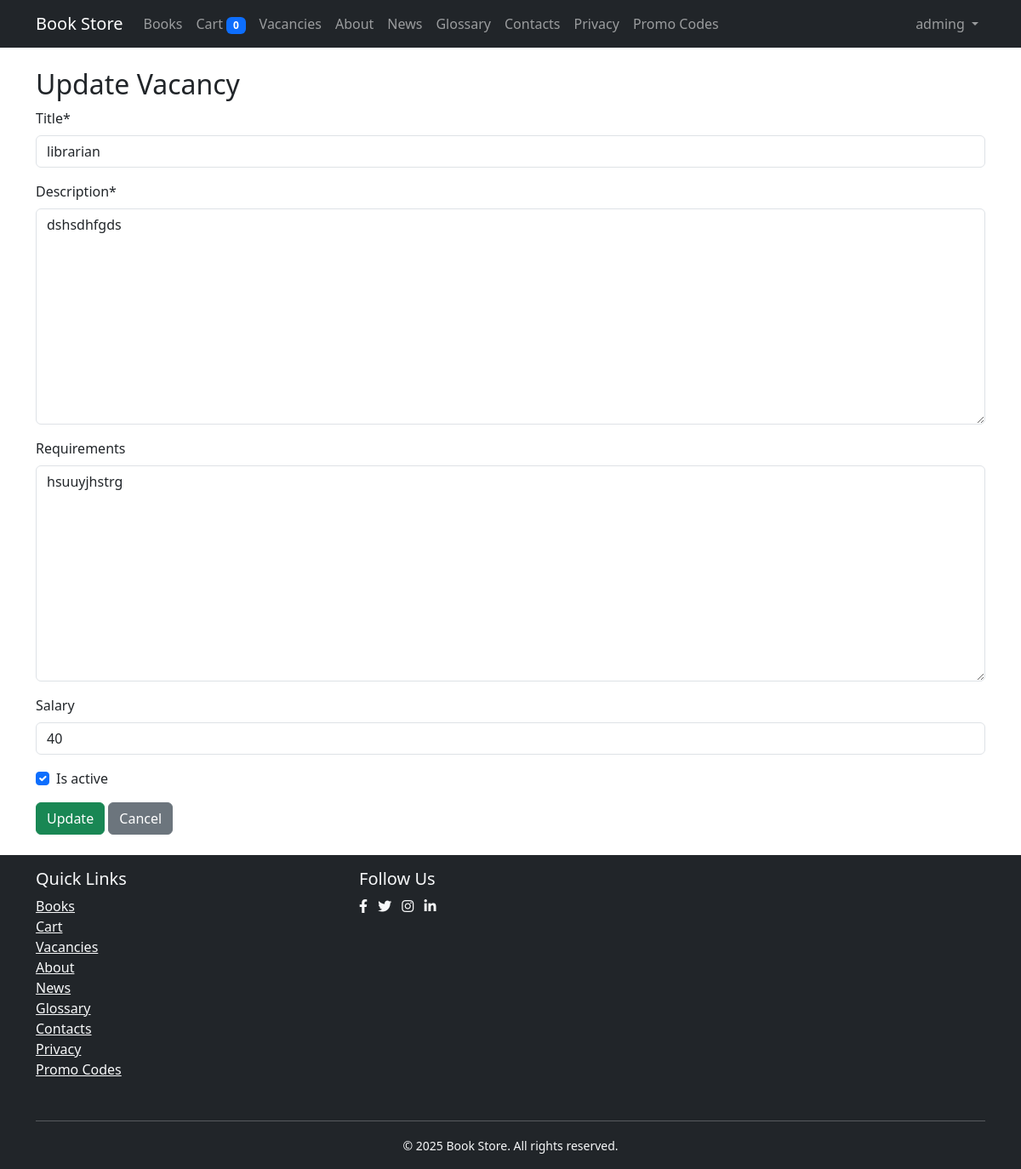
Screenshot of /vacancies/2/edit/ (signed in) with the database file from the repository.
### users/models.py (models this page shows, shortened)
class User(AbstractUser):
    phone_number = models.CharField(max_length=15, blank=True)
    address = models.TextField(blank=True)
    timezone = models.CharField(max_length=50, choices=TIMEZONE_CHOICES, default='UTC')

### books/models.py (models this page shows, shortened)
class Vacancy(models.Model):
    title = models.CharField(max_length=200)
    description = models.TextField()
    requirements = models.TextField(blank=True)
    salary = models.CharField(max_length=100, blank=True)
    is_active = models.BooleanField(default=True)
    created_at = models.DateTimeField(auto_now_add=True)
    updated_at = models.DateTimeField(auto_now=True)

### books/views.py (the view)
# urls.py: path('vacancies/<int:pk>/edit/', views.vacancy_update, name='vacancy_update'),
@user_passes_test(is_staff)
def vacancy_update(request, pk):
    vacancy = get_object_or_404(Vacancy, pk=pk)
    if request.method == 'POST':
        form = VacancyForm(request.POST, instance=vacancy)
        if form.is_valid():
            form.save()
            messages.success(request, 'Vacancy updated.')
            return redirect('books:vacancy_list')
    else:
        form = VacancyForm(instance=vacancy)
    return render(request, 'books/vacancy_form.html', {'form': form, 'action': 'Update'})

### books/forms.py
class VacancyForm(forms.ModelForm):
    class Meta:
        model = Vacancy
        fields = ['title', 'description', 'requirements', 'salary', 'is_active']

### books/context_processors.py (called while the page is built)
def cart(request):
    cart = request.session.get('cart', {})
    return {
        'cart': cart,
        'cart_count': len(cart)
    }

### books/views.py (called while the page is built)
def is_staff(user):
    return user.is_staff

### templates/books/vacancy_form.html (shortened to what this page needs)
{% extends 'base.html' %}
{% load crispy_forms_tags %}
{% block content %}
<h2>{{ action }} Vacancy</h2>
<form method="post">
    {{ form|crispy }}
    <button type="submit" class="btn btn-success">{{ action }}</button>
    <a href="{% url 'books:vacancy_list' %}" class="btn btn-secondary">Cancel</a>
</form>
{% endblock %}

### templates/base.html (shortened to what this page needs)
<!DOCTYPE html>
<html lang="en" class="h-100">
<head>
    <link href="https://cdn.jsdelivr.net/npm/bootstrap@5.3.0/dist/css/bootstrap.min.css" rel="stylesheet">
    <link href="https://cdnjs.cloudflare.com/ajax/libs/font-awesome/6.0.0/css/all.min.css" rel="stylesheet">
    <link href="https://cdn.jsdelivr.net/npm/bootstrap-icons@1.10.5/font/bootstrap-icons.css" rel="stylesheet">
</head>
<body>
    <nav class="navbar navbar-expand-lg navbar-dark bg-dark">
        <div class="container">
            <a class="navbar-brand" href="{% url 'books:home' %}">Book Store</a>
            <div class="collapse navbar-collapse" id="navbarNav">
                <ul class="navbar-nav me-auto">
                    <li class="nav-item">
                        <a class="nav-link {% if request.resolver_match.url_name == 'book_list' %}active{% endif %}"
                           href="{% url 'books:book_list' %}">Books</a>
                    </li>
                    <li class="nav-item">
                        <a class="nav-link {% if request.resolver_match.url_name == 'cart_detail' %}active{% endif %}"
                           href="{% url 'books:cart_detail' %}">
                            Cart <span class="badge bg-primary">{{ cart_count }}</span>
                        </a>
                    </li>
                    <li class="nav-item">
                        <a class="nav-link {% if request.resolver_match.url_name == 'vacancy_list' %}active{% endif %}"
                           href="{% url 'books:vacancy_list' %}">Vacancies</a>
                    </li>
                    <li class="nav-item">
                        <a class="nav-link {% if request.resolver_match.url_name == 'company_info' %}active{% endif %}" href="{% url 'books:company_info' %}">About</a>
                    </li>
                    <li class="nav-item">
                        <a class="nav-link {% if request.resolver_match.url_name == 'news_list' %}active{% endif %}" href="{% url 'books:news_list' %}">News</a>
                    </li>
                    <li class="nav-item">
                        <a class="nav-link {% if request.resolver_match.url_name == 'terms_list' %}active{% endif %}" href="{% url 'books:terms_list' %}">Glossary</a>
                    </li>
                    <li class="nav-item">
                        <a class="nav-link {% if request.resolver_match.url_name == 'contacts' %}active{% endif %}" href="{% url 'books:contacts' %}">Contacts</a>
                    </li>
                    <li class="nav-item">
                        <a class="nav-link {% if request.resolver_match.url_name == 'privacy_policy' %}active{% endif %}" href="{% url 'books:privacy_policy' %}">Privacy</a>
                    </li>
                    <li class="nav-item">
                        <a class="nav-link {% if request.resolver_match.url_name == 'promocode_list' %}active{% endif %}" href="{% url 'books:promocode_list' %}">Promo Codes</a>
                    </li>
                </ul>
                <ul class="navbar-nav">
                    {% if user.is_authenticated %}
                        <li class="nav-item dropdown">
                            <a class="nav-link dropdown-toggle" href="#" id="navbarDropdown" role="button"
                               data-bs-toggle="dropdown" aria-expanded="false">
                                {{ user.get_full_name|default:user.username }}
                            </a>
                        </li>
                    {% endif %}
                </ul>
            </div>
        </div>
    </nav>
    <main class="container my-4">
        {% block content %}
        {% endblock %}
    </main>
    <footer class="footer mt-auto py-3 bg-dark text-light">
        <div class="container">
            <div class="row">
                <div class="col-md-4 mb-3">
                    <h5>Quick Links</h5>
                    <ul class="list-unstyled">
                        <li><a href="{% url 'books:book_list' %}" class="text-light">Books</a></li>
                        <li><a href="{% url 'books:cart_detail' %}" class="text-light">Cart</a></li>
                        <li><a href="{% url 'books:vacancy_list' %}" class="text-light">Vacancies</a></li>
                        <li><a href="{% url 'books:company_info' %}" class="text-light">About</a></li>
                        <li><a href="{% url 'books:news_list' %}" class="text-light">News</a></li>
                        <li><a href="{% url 'books:terms_list' %}" class="text-light">Glossary</a></li>
                        <li><a href="{% url 'books:contacts' %}" class="text-light">Contacts</a></li>
                        <li><a href="{% url 'books:privacy_policy' %}" class="text-light">Privacy</a></li>
                        <li><a href="{% url 'books:promocode_list' %}" class="text-light">Promo Codes</a></li>
                    </ul>
                </div>
                <div class="col-md-4">
                    <h5>Follow Us</h5>
                    <div class="social-links">
                        <a href="#" class="text-light me-2"><i class="fab fa-facebook-f"></i></a>
                        <a href="#" class="text-light me-2"><i class="fab fa-twitter"></i></a>
                        <a href="#" class="text-light me-2"><i class="fab fa-instagram"></i></a>
                        <a href="#" class="text-light"><i class="fab fa-linkedin-in"></i></a>
                    </div>
                </div>
            </div>
            <hr class="bg-light">
            <div class="text-center">
                <small>&copy; {% now "Y" %} Book Store. All rights reserved.</small>
            </div>
        </div>
    </footer>
</body>
</html>

### templates/base.html (style rules this page uses)
body { min-height: 100vh; display: flex; flex-direction: column; }
main { flex: 1 0 auto; }
footer { flex-shrink: 0; margin-top: auto; }

### rows the page displays
User: get_full_name "adming"
Vacancy: title "librarian", description "dshsdhfgds", requirements "hsuuyjhstrg", salary "40", is_active "☑"

### other values shown
{{ cart_count }} "0"
{{ action }} "Update"
